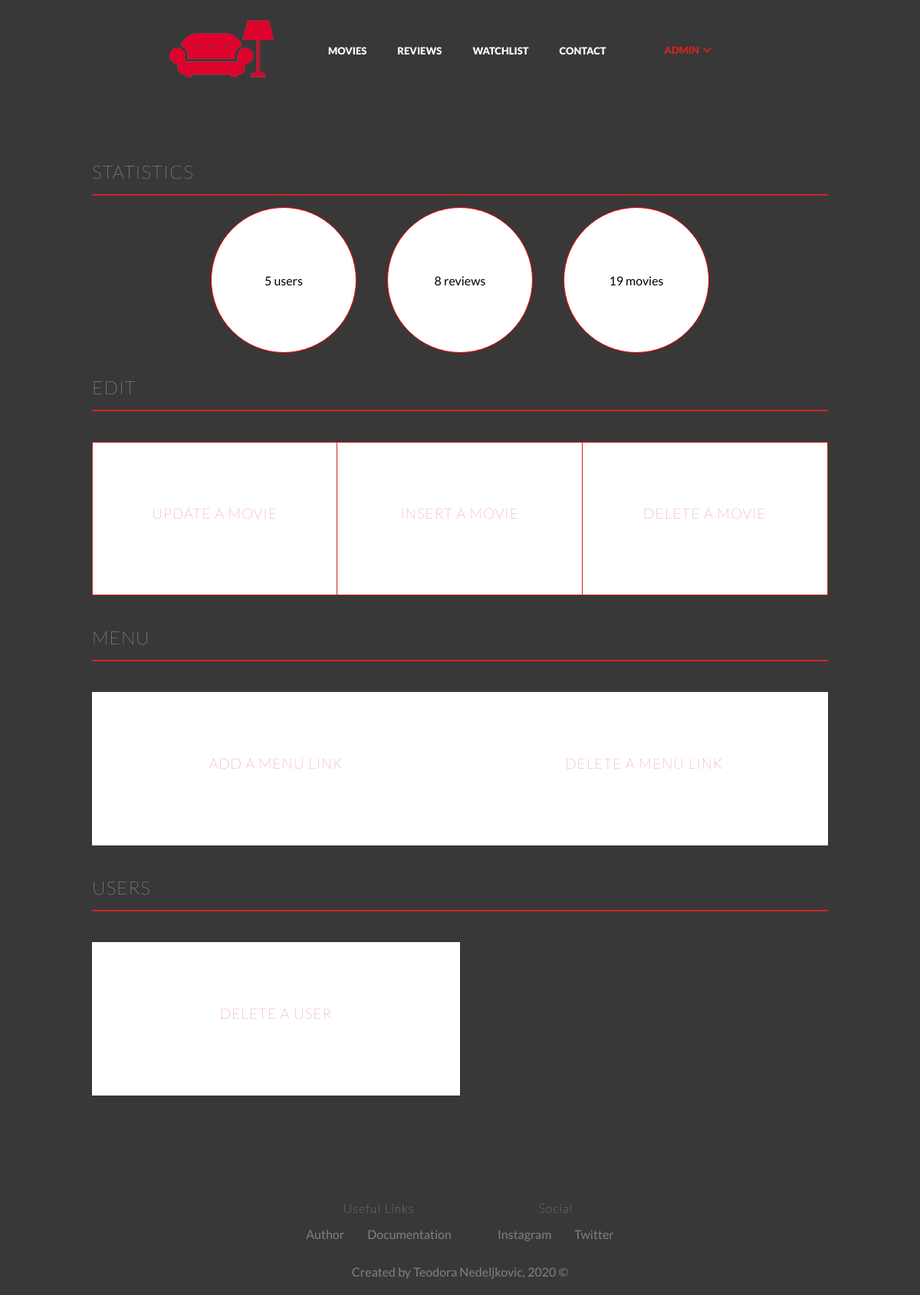
Page /controlPanel.php (signed in) on the committed database.
### tables this page shows
CREATE TABLE `navigation` (
  `id` int(10) UNSIGNED NOT NULL,
  `name` varchar(30) NOT NULL,
  `link` varchar(60) DEFAULT NULL,
  `level` int(8) NOT NULL,
  `type` varchar(40) NOT NULL,
  `parent_id` int(10) UNSIGNED DEFAULT NULL
);

### controlPanel.php (the view, shortened to what this page needs)
<?php
	require "connection.php";
?>
<!DOCTYPE html>
<html>
<head>
	<link rel="stylesheet" type="text/css" href="assets/css/style.css"/>
	<link rel="stylesheet" href="https://use.fontawesome.com/releases/v5.8.2/css/all.css"/>
</head>
<body>
	<?php include "header.php"; ?>
	<div id="controlPanel">
		<div class="wrapper">
			<?php include "controlPanelContent.php"; ?>
			<h2>statistics</h2>
			<hr/>
			<div id="statsBlock">
			</div>
			<h2>edit</h2>
			<hr/>
			<div id="editBlock">
				<h3 id="updateMovie">Update a Movie</h3>
				<h3 id="insertMovie">Insert a Movie</h3>
				<h3 id="deleteMovie">Delete a Movie</h3>
			</div>
			<h2>menu</h2>
			<hr/>
			<div id="editBlock">
				<h3 id="insertMenuLink">Add a menu link</h3>
									<?php
										$menuSelectQuery = $connection->prepare("SELECT * FROM navigation");
										$menuSelectQuery->execute();
										$menuSelectResult = $menuSelectQuery->fetchAll();
									?>
				<h3 id="deleteMenuLink">Delete a menu link</h3>
			</div>
			<h2>users</h2>
			<hr/>
			<div id="editBlock">
				<h3 id="deleteUser">Delete a user</h3>
			</div>
		</div>
	</div>
	<?php include "footer.php"; ?>
</body>
</html>

### header.php (shortened to what this page needs)
<?php
	if($connection){
		$headerSelectQuery = $connection->prepare("SELECT * FROM navigation WHERE type='header'");
		$headerSelectQuery->execute();
		$headerSelectResult = $headerSelectQuery->fetchAll();
		echo "<div id='header'>
		 		<div class='wrapper'>
		 			<div>
		 				<a href='index.php'><img src='assets/img/logo.png' alt='logo'></a>
		 			</div>
		 			<div>
		 				<ul id='nav'>";
		 				foreach ($headerSelectResult as $menuRow){
							$name = $menuRow['name'];
							$link = $menuRow['link'];
							echo "<li><a href='{$link}'>{$name}</a></li>";
						}
		 		echo "</ul>
		 			<ul id='account'>";
			if((isset($_SESSION['username']))&&(isset($_SESSION['role']))){
				$username = $_SESSION['username'];
				if($_SESSION['role']==1){
					echo "<li></li><li id='user'>{$username}&nbsp;&nbsp;<i class='fas fa-chevron-down'></i>
							<ul id='userNav'>
								<li><a href='controlPanel.php'>Control Panel</a></li>
								<li><a href='profile.php'>Profile</a></li>
								<li><a id='signOut'href='index.php?logout=1'>Sign Out</a></li>
							</ul>
						</li>";
				}
			} else{
				echo "<li></li><li><a class='signIn' href='signin.php'>sign in</a></li>";
			}
			echo "</ul>
				</div>
			</div>
		</div>";
	} else{
		echo "Server currently unavailable. Try again later.";
	}
?>

### footer.php (shortened to what this page needs)
<?php
	if(isset($connection)){
		echo "<div id='footer'>
			<div id='rowFirst'>";
			function submenu($parent_id,$level,$connection){
				$menuSelectQuery= $connection->prepare("SELECT * FROM navigation WHERE parent_id=:parent_id");
				$menuSelectQuery->bindParam(":parent_id",$parent_id);
				$menuSelectQuery->execute();
				$menuSelectResult = $menuSelectQuery->fetchAll();
				if(count($menuSelectResult)>0){
					echo "<ul>";
				}
				foreach($menuSelectResult as $menu){
					$id = $menu['id'];
					$link = $menu['link'];
					$name = $menu['name'];
					$level = $menu['level'];
					echo "<li><a href='${link}'>{$name}</a>";
					submenu($id , $level+1,$connection);
					echo "</li>";
				}
				if(count($menuSelectResult)>0){
					echo "</ul>";
				}
			}
		$mainMenuSelectQuery = $connection->prepare("SELECT * FROM navigation WHERE type='footer' AND parent_id IS NULL");
		$mainMenuSelectQuery->execute();
		$mainMenuSelectResult = $mainMenuSelectQuery->fetchAll();
		echo "<ul>";
		foreach($mainMenuSelectResult as $menu){
			$id = $menu['id'];
			$name = $menu['name'];
			$level = $menu['level'];
			echo "<li><h4>{$name}</h4>";
			submenu($id, $level+1,$connection);
			echo "</li>";
		}
		echo "</ul>
			</div>
				<div><p>Created by Teodora Nedeljkovic, 2020 &copy;</p></div>
		</div>";
	}
?>

### assets/css/style.css (style rules this page uses)
* { margin: 0px; padding: 0px; box-sizing: border-box; }
ul { list-style: none; }
a { text-decoration: none; color: white; }
p, a, h1, h2, h3, h4, h5, h6, li, input, textarea { font-family: 'Lato', sans-serif; }
h1, h2, h3, h4, h5, h6 { letter-spacing: 1px; font-weight: 1; }
body { background-color: #383838; }
.wrapper { width: 70%; margin: 0px auto; }
#header { width: 100%; padding-top: 20px; padding-bottom: 20px; display: flex; justify-content: center; }
#header .wrapper { display: flex; justify-content: center; }
#header .wrapper div:nth-child(1), #header .wrapper div:nth-child(3) { width: 20%; }
#header .wrapper div:nth-child(2) { width: 60%; }
#header .wrapper div { display: flex; }
#header .wrapper div ul { width: 100%; text-transform: uppercase; }
#header .wrapper div ul a { font-size: 13px; font-weight: 900; }
#header .wrapper #nav { display: flex; justify-content: center; align-items: center; }
#header .wrapper #nav li { margin: 20px; }
#header .wrapper div:last-child ul { display: flex; justify-content: space-between; align-items: center; }
#header .wrapper #account { display: flex; justify-content: center; align-items: center; }
#header .wrapper #account #user { position: relative; font-size: 13px; color: #cf2525; font-weight: 900; }
#footer { width: 100%; height: 140px; padding: 10px 0 30px 0; display: flex; justify-content: center; align-items: center; flex-direction: column; background-color: #383838; }
#footer a, #footer p { color: grey; }
#footer #rowFirst { width: 100%; display: flex; justify-content: center; align-items: center; }
#footer #rowFirst ul { display: flex; justify-content: center; align-items: center; color: white; }
#footer #rowFirst ul h4, #footer #rowFirst ul li { text-align: center; text-transform: capitalize; }
#footer #rowFirst ul li { margin: 15px; }
#controlPanel { padding: 80px 0; }
#controlPanel .wrapper h2, #controlPanel .wrapper h3 { width: 100%; text-transform: uppercase; padding-bottom: 15px; color: white; }
#controlPanel .wrapper hr { width: 100%; margin-bottom: 15px; border: none; border-bottom: 2px solid #cf2525; }
#controlPanel .wrapper #statsBlock { display: flex; justify-content: center; align-items: center; flex-wrap: wrap; padding-bottom: 30px; }
#controlPanel .wrapper #editBlock { height: 200px; display: flex; justify-content: space-between; align-items: center; margin: 40px 0; }
#controlPanel .wrapper #editBlock h3 { width: 50%; color: #cf2525; height: inherit; display: flex; justify-content: center; align-items: center; background-color: white; }
#controlPanel .wrapper #editBlock #updateMovie { border: 1px #cf2525 solid; }
#controlPanel .wrapper #editBlock #insertMovie, #controlPanel .wrapper #editBlock #deleteMovie { border-top: 1px #cf2525 solid; border-bottom: 1px #cf2525 solid; border-right: 1px #cf2525 solid; }
@media only screen and (max-width: 1320px) { body .wrapper { width: 80%; } }

### rows in the picture
navigation: name "MOVIES"
navigation: name "REVIEWS"
navigation: name "WATCHLIST"
navigation: name "CONTACT"
navigation: name "Useful Links"
navigation: name "Author"
navigation: name "Documentation"
navigation: name "Social"
navigation: name "Instagram"
navigation: name "Twitter"

### other values in the picture
$username "ADMIN"
$totalUsers "5"
$totalReviews "8"
$totalMovies "19"
